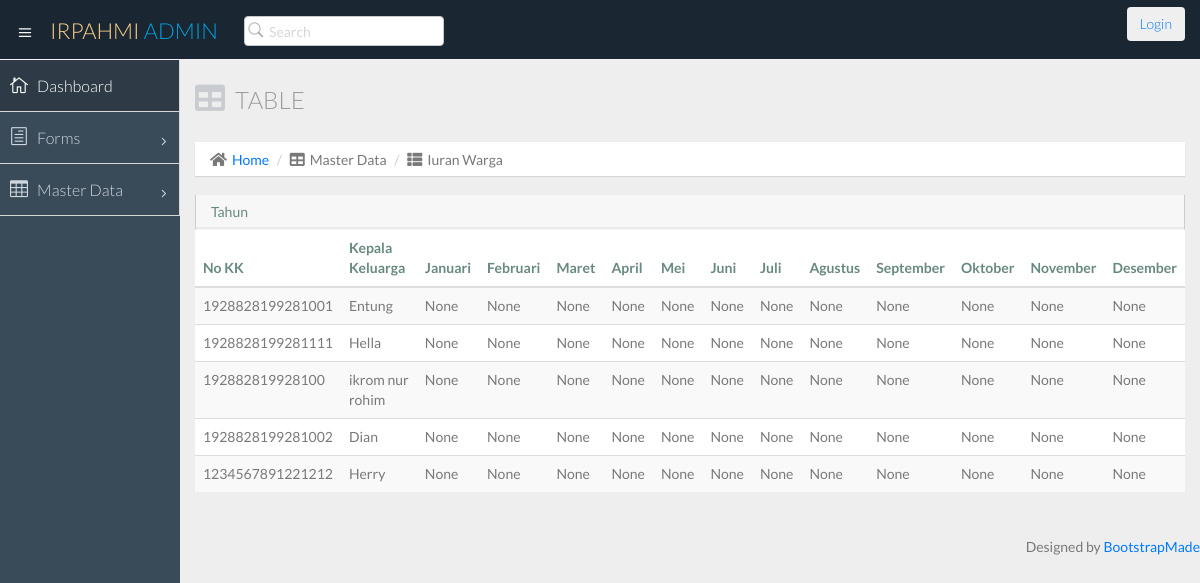
Page /warga/iuran/1 on the committed database.
### warga/models.py (models this page shows, shortened)
class IuranWarga(models.Model):
    no_kk = models.OneToOneField(DataWarga, to_field='no_kk', on_delete=models.CASCADE, related_name='kk')
    kepala_keluarga = models.CharField(max_length=25)
    tahun = models.IntegerField(('year'), validators=[MinValueValidator(2020), max_value_current_year])
    januari = models.CharField(max_length=15, blank=True, null=True)
    februari = models.CharField(max_length=15, blank=True, null=True)
    maret = models.CharField(max_length=15, blank=True, null=True)
    april = models.CharField(max_length=15, blank=True, null=True)
    mei = models.CharField(max_length=15, blank=True, null=True)
    juni = models.CharField(max_length=15, blank=True, null=True)
    juli = models.CharField(max_length=15, blank=True, null=True)
    agustus = models.CharField(max_length=15, blank=True, null=True)
    september = models.CharField(max_length=15, blank=True, null=True)
    oktober = models.CharField(max_length=15, blank=True, null=True)
    november = models.CharField(max_length=15, blank=True, null=True)
    desember = models.CharField(max_length=15, blank=True, null=True)

class DataWarga(models.Model):
    KELAMIN = {
        ('LAKI-LAKI', 'LAKI-LAKI'),
        ('PEREMPUAN', 'PEREMPUAN'),
    }
    NIKAH = {
        ('NIKAH', 'NIKAH'),
        ('BELUM MENIKAH', 'BELUM MENIKAH')
    }
    no_kk = models.CharField(max_length=16, unique=True)
    nik = models.CharField(max_length=16)
    kepala_keluarga = models.BooleanField(blank=False, null=False)
    nama = models.CharField(max_length=50)
    agama = models.CharField(max_length=50)
    tempat_lahir = models.CharField(max_length=255)
    tgl_lahir = models.DateField()
    jenis_kelamin = models.CharField(max_length=50, choices=KELAMIN)
    gol_darah = models.CharField(max_length=15, blank=True, null=True)
    alamat_ktp = models.CharField(max_length=255)
    alamat_sekarang = models.CharField(max_length=255, null=True, blank=True)
    status_perkawinan = models.CharField(max_length=50, choices=NIKAH)
    pendidikan = models.CharField(max_length=100)
    pekerjaan = models.CharField(max_length=50)
    kewarganegaraan = models.CharField(max_length=50)
    no_telpon = models.CharField(max_length=25)
    objects = DataWargaManager()
    def __str__(self):
        return self.no_kk

### warga/views.py (the view)
# urls.py: path('warga/iuran/<str:page>', IuranWargaView.as_view(), name='list-iuran-warga'),
class IuranWargaView(ListView):
    model = IuranWarga
    template_name = 'iuran_warga.html'
    paginate_by = 8
    def get_context_data(self, **kwargs):
        context = super().get_context_data(**kwargs)
        iuran_warga = IuranWarga.objects.all()
        context["object_list"] = iuran_warga
        return context

### templates/iuran_warga.html (shortened to what this page needs)
{% extends "base/base.html" %}
{% block contents %}
    <section id="main-content">
      <section class="wrapper">
        <div class="row">
          <div class="col-lg-12">
            <h3 class="page-header"><i class="fa fa-table"></i> Table</h3>
            <ol class="breadcrumb">
              <li><i class="fa fa-home"></i><a href="index.html">Home</a></li>
              <li><i class="fa fa-table"></i>Master Data</li>
              <li><i class="fa fa-th-list"></i>Iuran Warga</li>
            </ol>
          </div>
        </div>
        <div class="row">
          <div class="col-lg-12">
            <section class="panel">
              <header class="panel-heading">
                Tahun {{tahun}}
              </header>
              <div class="table-responsive">
                <table class="table table-striped">
                  <thead>
                    <tr>
                      <th>No KK</th>
                      <th>Kepala Keluarga</th>
                      <th>Januari</th>
                      <th>Februari</th>
                      <th>Maret</th>
                      <th>April</th>
                      <th>Mei</th>
                      <th>Juni</th>
                      <th>Juli</th>
                      <th>Agustus</th>
                      <th>September</th>
                      <th>Oktober</th>
                      <th>November</th>
                      <th>Desember</th>
                    </tr>
                  </thead>
                  <tbody>
                    {% for iuran in object_list  %}
                    <tr>
                      <td>{{iuran.no_kk}}</td>
                      <td>{{iuran.kepala_keluarga }}</td>
                      <td>{{iuran.januari}}</td>
                      <td>{{iuran.februari}}</td>
                      <td>{{iuran.maret}}</td>
                      <td>{{iuran.april}}</td>
                      <td>{{iuran.mei}}</td>
                      <td>{{iuran.juni}}</td>
                      <td>{{iuran.juli}}</td>
                      <td>{{iuran.agustus}}</td>
                      <td>{{iuran.september}}</td>
                      <td>{{iuran.oktober}}</td>
                      <td>{{iuran.november}}</td>
                      <td>{{iuran.desember}}</td>
                    </tr>
                    {% endfor %}
                  </tbody>
                </table>
              </div>
            </section>
          </div>
        </div>
      </section>
    </section>
{% endblock contents %}

### templates/base/base.html (shortened to what this page needs)
{% load static %}
<!DOCTYPE html>
<html lang="en">
<head>
  <link href=" {% static "css/bootstrap.min.css" %}" rel="stylesheet">
  <link href=" {% static "css/bootstrap-theme.css" %}" rel="stylesheet">
  <link href=" {% static "css/elegant-icons-style.css" %} " rel="stylesheet" />
  <link href="{% static "css/font-awesome.min.css" %}" rel="stylesheet" />
  <link rel="stylesheet" href="https://cdnjs.cloudflare.com/ajax/libs/font-awesome/5.15.1/css/all.min.css" />
  <link href="{% static "assets/fullcalendar/fullcalendar/bootstrap-fullcalendar.css" %} " rel="stylesheet" />
  <link href="{% static "assets/fullcalendar/fullcalendar/fullcalendar.css" %} " rel="stylesheet" />
  <link href="{% static "assets/jquery-easy-pie-chart/jquery.easy-pie-chart.css" %} " rel="stylesheet" type="text/css" media="screen" />
  <link rel=" stylesheet" href="{% static "css/owl.carousel.css" %}" type="text/css">
  <link href="{% static "css/jquery-jvectormap-1.2.2.css" %} " rel="stylesheet">
  <link rel="stylesheet" href="{% static "css/fullcalendar.css" %} ">
  <link href="{% static "css/widgets.css" %} " rel="stylesheet">
  <link href="{% static "css/style.css" %} " rel="stylesheet">
  <link href="{% static "css/style-responsive.css" %}" rel="stylesheet" />
  <link href="{% static "css/xcharts.min.css" %}" rel=" stylesheet">
  <link href="{% static "css/jquery-ui-1.10.4.min.css" %}" rel="stylesheet">
  <link rel="stylesheet" href="https://cdnjs.cloudflare.com/ajax/libs/datepicker/0.6.5/datepicker.min.css" />
</head>
<body>
  <section id="container" class="">
    <header class="header dark-bg">
      <div class="toggle-nav">
        <div class="icon-reorder tooltips" data-original-title="Toggle Navigation" data-placement="bottom"><i class="icon_menu"></i></div>
      </div>
      <a href="/" class="logo">IRPAHMI <span class="lite">Admin</span></a>
      <div class="nav search-row" id="top_menu">
        <ul class="nav top-menu">
          <li>
            <form class="navbar-form" action="{% url 'index:search' %}">
              <input class="form-control" name="q" placeholder="Search" type="search">
            </form>
          </li>
        </ul>
      </div>
      <div class="top-nav notification-row">
        <ul class="nav pull-right top-menu">
          {% if request.user.is_authenticated %}
          <button class="btn btn-outline-success me-2 mt-1"><a href="{% url 'logout' %}" class="text-decoration-none text-dark" >Logout</a></button>
              {% else %}
          <button class="btn btn-outline-success me-2 mt-1"><a href="{% url 'login' %}" class="text-decoration-none text-dark" >Login</a></button>
          {% endif %}
        </ul>
      </div>
    </header>
    <aside>
      <div id="sidebar" class="nav-collapse ">
        <ul class="sidebar-menu">
          <li class="active">
            <a class="" href="/">
                          <i class="icon_house_alt"></i>
                          <span>Dashboard</span>
                      </a>
          </li>
          <li class="sub-menu">
            <a href="javascript:;" class="">
                          <i class="icon_document_alt"></i>
                          <span>Forms</span>
                          <span class="menu-arrow arrow_carrot-right"></span>
                      </a>
          </li>
          <li>
          <li class="sub-menu">
            <a href="javascript:;" class="">
                          <i class="icon_table"></i>
                          <span>Master Data</span>
                          <span class="menu-arrow arrow_carrot-right"></span>
                      </a>
          </li>
        </ul>
      </div>
    </aside>
        {% block contents %}
        {% endblock contents %}
      <div class="text-right">
        <div class="credits">
          Designed by <a href="https://bootstrapmade.com/">BootstrapMade</a>
        </div>
      </div>
    </section>
</body>
</html>

### rows in the picture
IuranWarga: no_kk "1928828199281001", kepala_keluarga "Entung", januari "None", februari "None", maret "None", april "None", mei "None", juni "None", juli "None", agustus "None", september "None", oktober "None", november "None", desember "None"
IuranWarga: no_kk "1928828199281111", kepala_keluarga "Hella", januari "None", februari "None", maret "None", april "None", mei "None", juni "None", juli "None", agustus "None", september "None", oktober "None", november "None", desember "None"
IuranWarga: no_kk "192882819928100", kepala_keluarga "ikrom nur rohim", januari "None", februari "None", maret "None", april "None", mei "None", juni "None", juli "None", agustus "None", september "None", oktober "None", november "None", desember "None"
IuranWarga: no_kk "1928828199281002", kepala_keluarga "Dian", januari "None", februari "None", maret "None", april "None", mei "None", juni "None", juli "None", agustus "None", september "None", oktober "None", november "None", desember "None"
IuranWarga: no_kk "1234567891221212", kepala_keluarga "Herry", januari "None", februari "None", maret "None", april "None", mei "None", juni "None", juli "None", agustus "None", september "None", oktober "None", november "None", desember "None"
